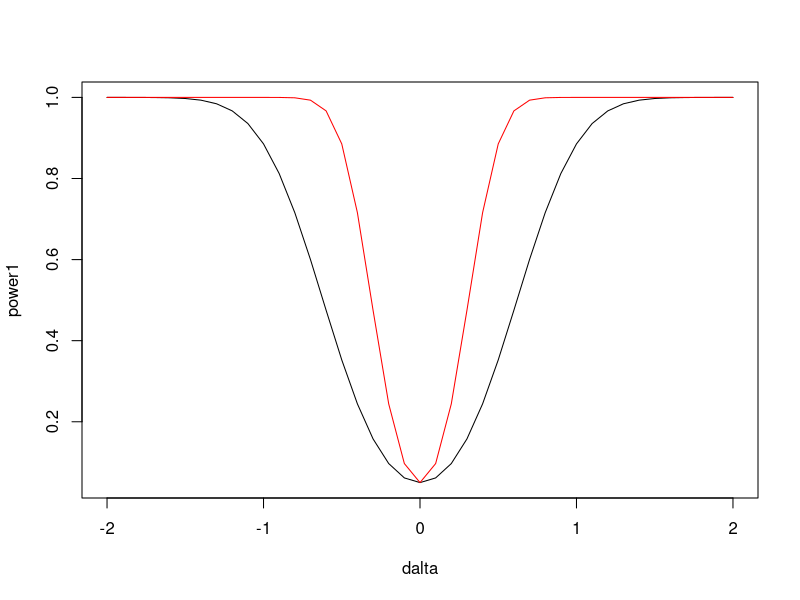

This chart was generated by the following R code:
##line for n = 10
dalta = seq(-2, 2, by = 0.1)
n1 = 10
power1 = rep(NA, length(dalta))

for (i in 1:length(dalta)) {
  q1 = sqrt(n1) * dalta[i] - 1.96
  q2 = -sqrt(n1) * dalta[i] - 1.96 
  power1[i] = pnorm(q1, 0, 1) + pnorm(q2, 0, 1)
}
plot(dalta, power1, type = "l")


##another line for n = 40
dalta = seq(-2, 2, by = 0.1)
n2 = 40
power2 = rep(NA, length(dalta))

for (i in 1:length(dalta)) {
  q3 = sqrt(n2) * dalta[i] - 1.96
  q4 = -sqrt(n2) * dalta[i] - 1.96
  power2[i] = pnorm(q3, 0, 1) + pnorm(q4, 0, 1)
}
lines(dalta, power2, col = "red")
